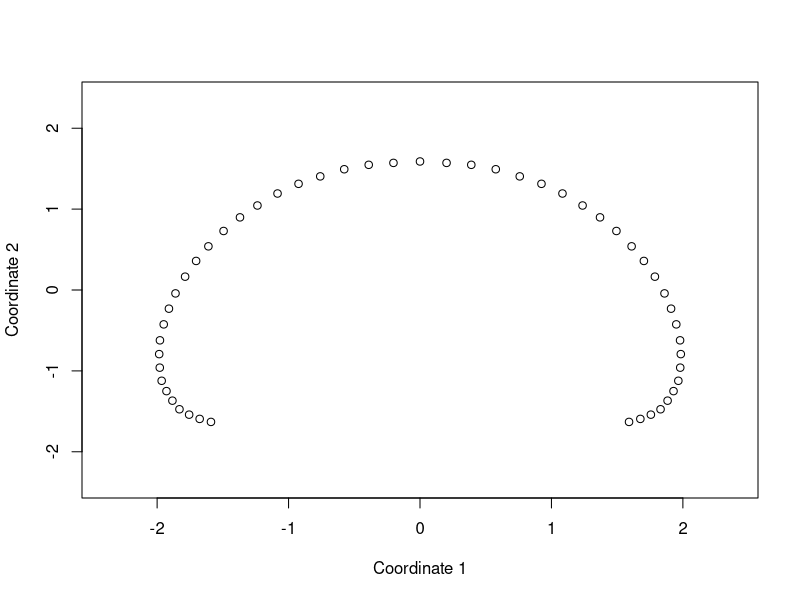

This figure's R source:
## ---- chunk 1
## Global options
knitr::opts_chunk$set(
  cache = TRUE,
  prompt = TRUE,
  comment = '',
  collapse = TRUE,
  warning = FALSE,
  message = FALSE)
## ---- chunk 2
D_dis <- function(X) {
  n <- dim(X)[1] # to have the length of any input n*1 matrix
  S <- matrix(0, n, n) # to make a n*n empty matrix 
  D <- matrix(0, n, n) # to make a n*n empty matrix 
  # to make the similarity matrix by conditions
  for (i in c(1:n)) {
    for (j in c(1:n)){
      if (i == j){S[i,j] <- 9}
      else if (abs(i-j) >= 1 & abs(i-j) <= 3){S[i,j] <- 8}
      else if (abs(i-j) >= 4 & abs(i-j) <= 6){S[i,j] <- 7}
      else if (abs(i-j) >= 7 & abs(i-j) <= 9){S[i,j] <- 6}
      else if (abs(i-j) >= 10 & abs(i-j) <= 12){S[i,j] <- 5}
      else if (abs(i-j) >= 13 & abs(i-j) <= 15){S[i,j] <- 4}
      else if (abs(i-j) >= 16 & abs(i-j) <= 18){S[i,j] <- 3}
      else if (abs(i-j) >= 19 & abs(i-j) <= 21){S[i,j] <- 2}
      else if (abs(i-j) >= 22 & abs(i-j) <= 24){S[i,j] <- 1}
      else if (abs(i-j) >= 25){S[i,j] <- 0}
    }
  } # similarity matrix finished!
  # using the elements in the Similarity matrix to generate Dissimilarities Matrix
  for (i in c(1:n)) {
    for (j in c(1:n)) {
      D[i,j] <- sqrt(S[i,i] + S[j,j] - 2*S[i,j])
    }
  } # dissimilarity matrix finished!
  return(D)
}
## ---- chunk 3
obs_ <- function(n) {
  number_vec <- c(1:n)
  # change the number array to matrix
  return(matrix(number_vec,n,1))
}
## ---- chunk 4
# generate 51 observations
observations <- obs_(51)
# plug the n*1 matrix into the dissimilarity martix function
D <- D_dis(observations)
# select a part of the dissimilarity matrix
D[1:5,1:5]
## ---- chunk 5
d_mds <- cmdscale(D, k=50, eig = T)
lam <- d_mds$eig
# d_mds$points
cumsum(abs(lam))/sum(abs(lam))
cumsum(abs(lam^2))/sum(abs(lam^2))
## ---- chunk 6
lim <- range(d_mds$points[,1]) * 1.2
plot(d_mds$points[,1], d_mds$points[,2], 
     xlab = "Coordinate 1", ylab = "Coordinate 2",
     xlim = lim, ylim = lim)
